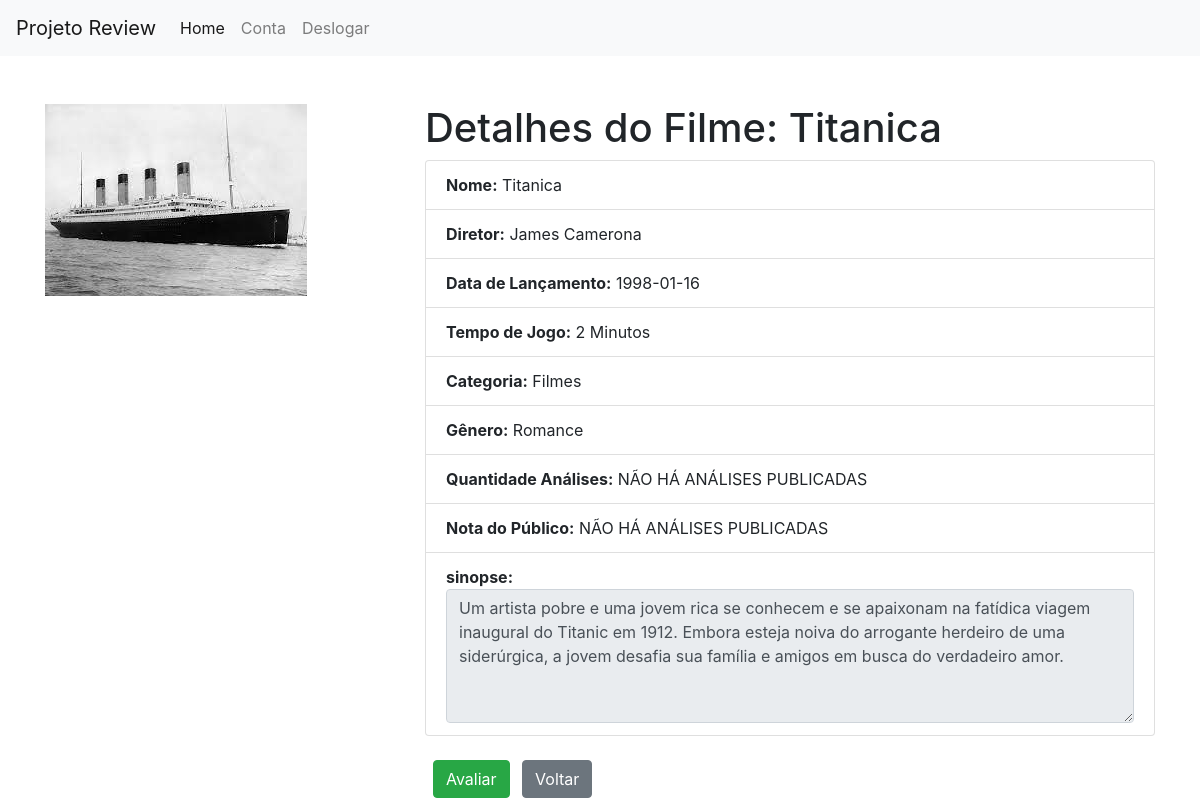
/filme/1 (signed in), run on the app's committed database.
### review/material/models.py (models this page shows)
class Filme(db.Model):
    id = db.Column(db.Integer, primary_key=True)
    nome = db.Column(db.String(150), unique=True)
    diretor = db.Column(db.String(150))
    sinopse = db.Column(db.String(1000))
    data_lancamento = db.Column(db.Date)
    duracao = db.Column(db.Integer)
    id_categoria = db.Column(db.Integer, db.ForeignKey('categoria.id'))
    categoria = db.relationship('Categoria', backref=db.backref('filmes', lazy=True))
    id_genero = db.Column(db.Integer, db.ForeignKey('generos.id'))
    generos = db.relationship('Generos', backref=db.backref('filmes', lazy=True))
    foto_poster = db.Column(db.String(255), default='image.jpg')
    data_publicacao = db.Column(db.Date, default=datetime.utcnow())

class Categoria(db.Model):
    id = db.Column(db.Integer, primary_key=True)
    nome = db.Column(db.String(150), unique=True)
    descricao = db.Column(db.String(1500))

class Generos(db.Model):
    id = db.Column(db.Integer, primary_key=True)
    nome = db.Column(db.String(150), unique=True)
    id_categoria = db.Column(db.Integer, db.ForeignKey('categoria.id'))
    categoria = db.relationship('Categoria', backref=db.backref('Generos', lazy=True))

### review/material/routes.py (the view)
@app.route('/filme/<int:id>', methods = ['GET'])
@login_required
def filme_unico(id):
    filme = Filme.query.filter_by(id = id).first()
    title = f'Filme {filme.nome}'
    categoria = Categoria.query.filter_by(nome = 'Filmes').first()
    analises = Analise.query.filter_by(
        id_categoria = categoria.id, id_material = id
    ).all()
    quantidade_analises = len(analises)
    if quantidade_analises:
        nota_total = sum([analise.nota for analise in analises])/ quantidade_analises
    else:
        nota_total = 0
    return render_template('material/filme_unico.html', filme = filme, title = title, analises = analises, quantidade_analises = quantidade_analises, nota_total = nota_total)

### review/admin/routes.py (called while the page is built)
@login_manager.user_loader
def load_user(user_id):
    admin = Admin.query.get(int(user_id))
    if admin:
        return admin
    else:
        return UsuarioDb.query.get(int(user_id))

### review/templates/material/filme_unico.html (shortened to what this page needs)
{% extends "base.html" %}
{% block content %}
<div class="container mt-5">
    <div class="row">
        <div class="col-md-4">
            <img src="{{ url_for('static', filename='/images/' + filme.foto_poster) }}" alt="Poster do Jogo" class="img-fluid">
        </div>
        <div class="col-md-8">
            <h1>Detalhes do Filme: {{ filme.nome }}</h1>
            <ul class="list-group">
                <li class="list-group-item"><strong>Nome:</strong> {{ filme.nome }}</li>
                <li class="list-group-item"><strong>Diretor:</strong> {{ filme.diretor }}</li>
                <li class="list-group-item"><strong>Data de Lançamento:</strong> {{ filme.data_lancamento }}</li>
                <li class="list-group-item"><strong>Tempo de Jogo:</strong> {{ filme.duracao }} Minutos</li>
                <li class="list-group-item"><strong>Categoria:</strong> {{ filme.categoria.nome }}</li>
                <li class="list-group-item"><strong>Gênero:</strong> {{ filme.generos.nome }}</li>
                {% if quantidade_analises%}
                    <li class="list-group-item"><strong>Quantidade Análises:</strong> {{ quantidade_analises }}</li>
                    <li class="list-group-item"><strong>Nota do Público:</strong> {{ nota_total }} / 100</li>
                {% else %}
                    <li class="list-group-item"><strong>Quantidade Análises:</strong> NÃO HÁ ANÁLISES PUBLICADAS</li>
                    <li class="list-group-item"><strong>Nota do Público:</strong>  NÃO HÁ ANÁLISES PUBLICADAS</li>
                {% endif %}
                <li class="list-group-item"><strong>sinopse:</strong>
                    <textarea class="form-control" rows="5" readonly>{{ filme.sinopse }}</textarea>
                </li>
            </ul>
            <br>
                <a href="{{ url_for('analise', id_categoria = filme.id_categoria, id = filme.id ) }}" class="btn btn-success ml-2">Avaliar</a>
                <a href="{{ url_for('home') }}" class="btn btn-secondary ml-2">Voltar</a>
            </div>
        </div>
    </div>
{% endblock %}

### data on the page
Filme: foto_poster (picture), nome "Titanica", diretor "James Camerona", data_lancamento "1998-01-16", duracao "2", sinopse "Um artista pobre e uma jovem rica se conhecem e se apaixonam na fatídica viagem inaugural do Titanic em 1912. Embora esteja noiva do arrogante herdeiro de uma siderúrgica, a jovem desafia sua família e amigos em busca do verdadeiro amor."
Categoria: categoria.nome "Filmes"
Generos: generos.nome "Romance"
